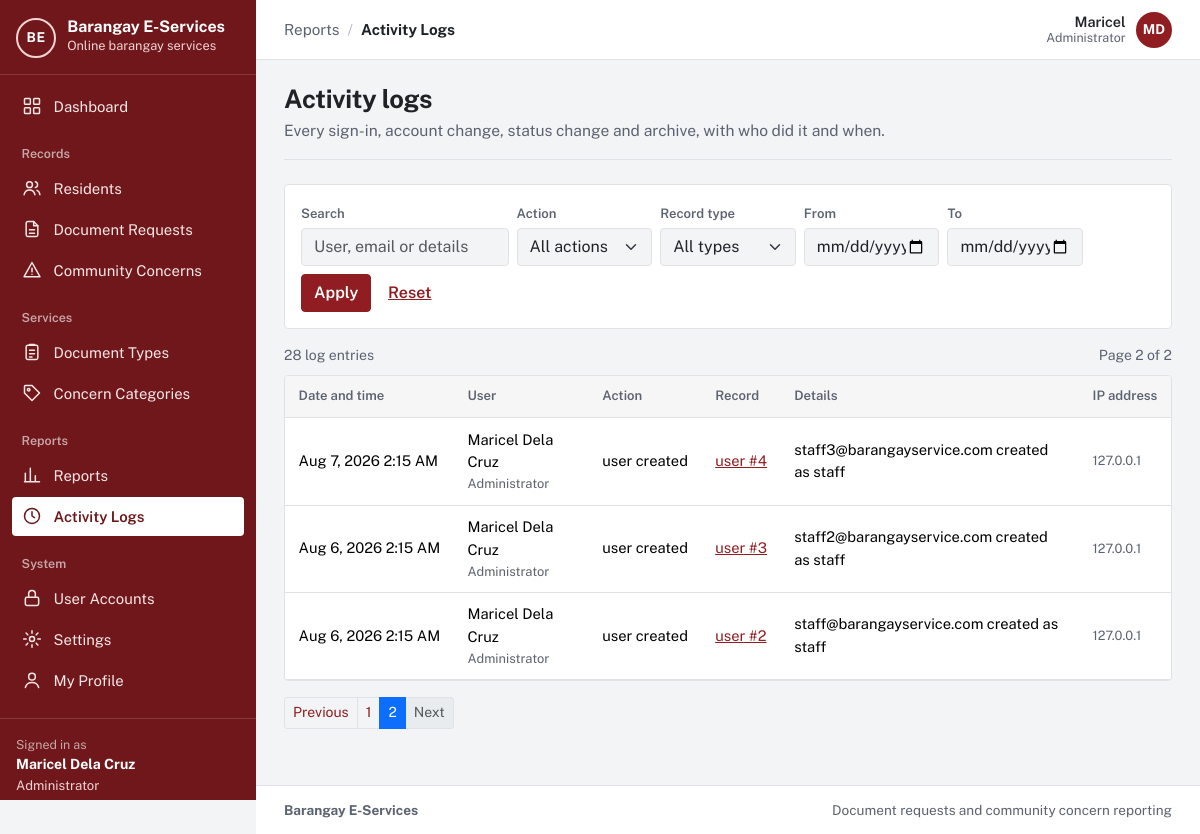
Page /admin/logs.php?page=2 (signed in) on the earlier database version.
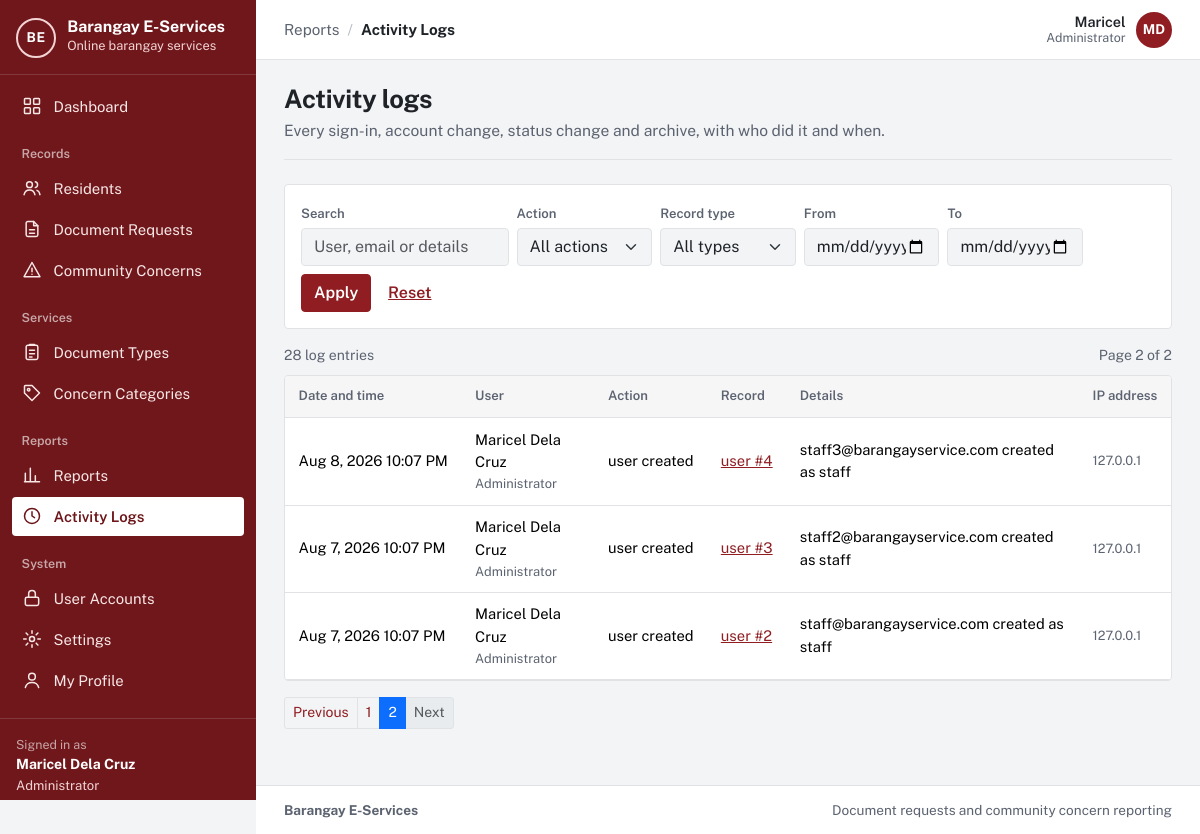
Same page on the later database version.
### tables this page shows
CREATE TABLE `activity_logs` (
  `log_id` int(10) unsigned NOT NULL AUTO_INCREMENT,
  `user_id` int(10) unsigned DEFAULT NULL,
  `action` varchar(60) NOT NULL,
  `entity_type` varchar(40) DEFAULT NULL,
  `entity_id` int(10) unsigned DEFAULT NULL,
  `details` varchar(500) DEFAULT NULL,
  `ip_address` varchar(45) DEFAULT NULL,
  `created_at` datetime NOT NULL DEFAULT current_timestamp(),
  PRIMARY KEY (`log_id`),
  KEY `fk_log_user` (`user_id`),
  KEY `idx_log_created` (`created_at`),
  KEY `idx_log_action` (`action`),
  CONSTRAINT `fk_log_user` FOREIGN KEY (`user_id`) REFERENCES `users` (`user_id`) ON DELETE SET NULL
);

CREATE TABLE `users` (
  `user_id` int(10) unsigned NOT NULL AUTO_INCREMENT,
  `role_id` tinyint(3) unsigned NOT NULL,
  `purok_id` smallint(5) unsigned DEFAULT NULL,
  `first_name` varchar(60) NOT NULL,
  `last_name` varchar(60) NOT NULL,
  `email` varchar(120) NOT NULL,
  `contact_no` varchar(13) DEFAULT NULL,
  `street_address` varchar(150) DEFAULT NULL,
  `password_hash` varchar(255) NOT NULL,
  `email_verified_at` datetime DEFAULT NULL,
  `is_active` tinyint(1) NOT NULL DEFAULT 1,
  `failed_logins` tinyint(3) unsigned NOT NULL DEFAULT 0,
  `locked_until` datetime DEFAULT NULL,
  `created_at` datetime NOT NULL DEFAULT current_timestamp(),
  `updated_at` datetime NOT NULL DEFAULT current_timestamp() ON UPDATE current_timestamp(),
  PRIMARY KEY (`user_id`),
  UNIQUE KEY `email` (`email`),
  KEY `fk_users_purok` (`purok_id`),
  KEY `idx_users_role` (`role_id`),
  CONSTRAINT `fk_users_purok` FOREIGN KEY (`purok_id`) REFERENCES `puroks` (`purok_id`) ON DELETE SET NULL,
  CONSTRAINT `fk_users_role` FOREIGN KEY (`role_id`) REFERENCES `roles` (`role_id`)
);

CREATE TABLE `roles` (
  `role_id` tinyint(3) unsigned NOT NULL,
  `role_key` varchar(20) NOT NULL,
  `role_name` varchar(50) NOT NULL,
  PRIMARY KEY (`role_id`),
  UNIQUE KEY `role_key` (`role_key`)
);

### app/lib/db.php (called while the page is built, shortened)
<?php
function db(): mysqli
{
    static $conn = null;
    if ($conn === null) {
        $conn = new mysqli(
            config('db.host'),
            config('db.user'),
            config('db.password'),
            config('db.name'),
            (int) config('db.port', 3306)
        );
        $conn->set_charset('utf8mb4');
        $conn->query("SET time_zone = '+08:00'");
    }
    return $conn;
}
function db_query(string $sql, array $params = []): mysqli_stmt
{
    $stmt = db()->prepare($sql);
    if ($params) {
        $types = '';
        foreach ($params as $p) {
            $types .= is_int($p) ? 'i' : (is_float($p) ? 'd' : 's');
        }
        $stmt->bind_param($types, ...array_values($params));
    }
    $stmt->execute();
    return $stmt;
}
function db_all(string $sql, array $params = []): array
{
    $result = db_query($sql, $params)->get_result();
    return $result ? $result->fetch_all(MYSQLI_ASSOC) : [];
}
function db_one(string $sql, array $params = []): ?array
{
    $result = db_query($sql, $params)->get_result();
    $row = $result ? $result->fetch_assoc() : null;
    return $row ?: null;
}
function db_value(string $sql, array $params = [])
{
    $row = db_one($sql, $params);
    return $row ? reset($row) : null;
}

### app/lib/helpers.php (called while the page is built, shortened)
<?php
function e($value): string
{
    return htmlspecialchars((string) ($value ?? ''), ENT_QUOTES | ENT_SUBSTITUTE, 'UTF-8');
}
function base_path(): string
{
    static $base = null;
    if ($base === null) {
        $script = realpath($_SERVER['SCRIPT_FILENAME'] ?? '') ?: '';
        $root   = realpath(APP_ROOT) ?: APP_ROOT;
        $rel    = str_replace('\\', '/', substr($script, strlen($root)));
        $name   = str_replace('\\', '/', $_SERVER['SCRIPT_NAME'] ?? '');
        $base   = ($rel !== '' && str_ends_with($name, $rel)) ? substr($name, 0, -strlen($rel)) : '';
        $base   = rtrim($base, '/');
    }
    return $base;
}
function url(string $path = ''): string
{
    return base_path() . '/' . ltrim($path, '/');
}
function format_date(?string $datetime, string $format = 'M j, Y'): string
{
    return $datetime ? date($format, strtotime($datetime)) : '—';
}
function format_datetime(?string $datetime): string
{
    return format_date($datetime, 'M j, Y g:i A');
}
function full_name(array $row, string $prefix = ''): string
{
    return trim(($row[$prefix . 'first_name'] ?? '') . ' ' . ($row[$prefix . 'last_name'] ?? ''));
}
function paginate(int $total, int $perPage = 15): array
{
    $page = max(1, (int) ($_GET['page'] ?? 1));
    $totalPages = max(1, (int) ceil($total / $perPage));
    $page = min($page, $totalPages);
    return [$perPage, ($page - 1) * $perPage, $page, $totalPages];
}

### admin/logs.php (the view, shortened to what the changed rows need)
<?php
require __DIR__ . '/../app/bootstrap.php';
$where = [];
$params = [];
$whereSql = $where ? 'WHERE ' . implode(' AND ', $where) : '';
$from = "FROM activity_logs l LEFT JOIN users u ON u.user_id = l.user_id LEFT JOIN roles r ON r.role_id = u.role_id $whereSql";
$total = (int) db_value("SELECT COUNT(*) $from", $params);
[$limit, $offset, $page, $pages] = paginate($total, 25);
$rows = db_all(
    "SELECT l.*, u.first_name, u.last_name, u.email, r.role_name $from ORDER BY l.log_id DESC LIMIT ? OFFSET ?",
    array_merge($params, [$limit, $offset])
);
function record_link(?string $type, ?int $id): string
{
    $path = match ($type) {
        'document_request' => 'request.php?id=',
        'concern'          => 'concern.php?id=',
        'user'             => 'admin/user-form.php?id=',
        'document_type'    => 'admin/document-type-form.php?id=',
        'concern_category' => 'admin/categories.php?edit=',
        default            => null,
    };
    $label = e(str_replace('_', ' ', $type) . ' #' . $id);
    return $path ? '<a href="' . e(url($path . $id)) . '">' . $label . '</a>' : $label;
}
require APP_ROOT . '/app/views/header.php';
?>
<div class="page-head"><div><h1>Activity logs</h1><p>Every sign-in, account change, status change and archive, with who did it and when.</p></div></div>
<div class="table-wrap">
  <?php if (!$rows): ?><div class="empty"><p>No log entries match these filters.</p></div><?php else: ?>
  <table class="table">
    <thead><tr><th scope="col">Date and time</th><th scope="col">User</th><th scope="col">Action</th><th scope="col">Record</th><th scope="col">Details</th><th scope="col">IP address</th></tr></thead>
    <tbody>
    <?php foreach ($rows as $l): ?>
      <tr>
        <td class="nowrap"><?= e(format_datetime($l['created_at'])) ?></td>
        <td><?php if ($l['first_name']): ?><?= e(full_name($l)) ?><div class="small text-muted"><?= e($l['role_name']) ?></div><?php else: ?><span class="text-muted">Guest</span><?php endif; ?></td>
        <td class="nowrap"><?= e(str_replace('_', ' ', $l['action'])) ?></td>
        <td class="nowrap"><?= record_link($l['entity_type'], $l['entity_id'] !== null ? (int) $l['entity_id'] : null) ?></td>
        <td><?= e($l['details']) ?></td>
        <td class="small text-muted"><?= e($l['ip_address']) ?></td>
      </tr>
    <?php endforeach; ?>
    </tbody>
  </table>
  <?php endif; ?>
</div>
<?php require APP_ROOT . '/app/views/footer.php'; ?>

Differences in the rows shown:
changed activity_logs "user #4": created_at "Aug 7, 2026 2:15 AM" → "Aug 8, 2026 10:07 PM"
changed activity_logs "user #3": created_at "Aug 6, 2026 2:15 AM" → "Aug 7, 2026 10:07 PM"
changed activity_logs "user #2": created_at "Aug 6, 2026 2:15 AM" → "Aug 7, 2026 10:07 PM"
